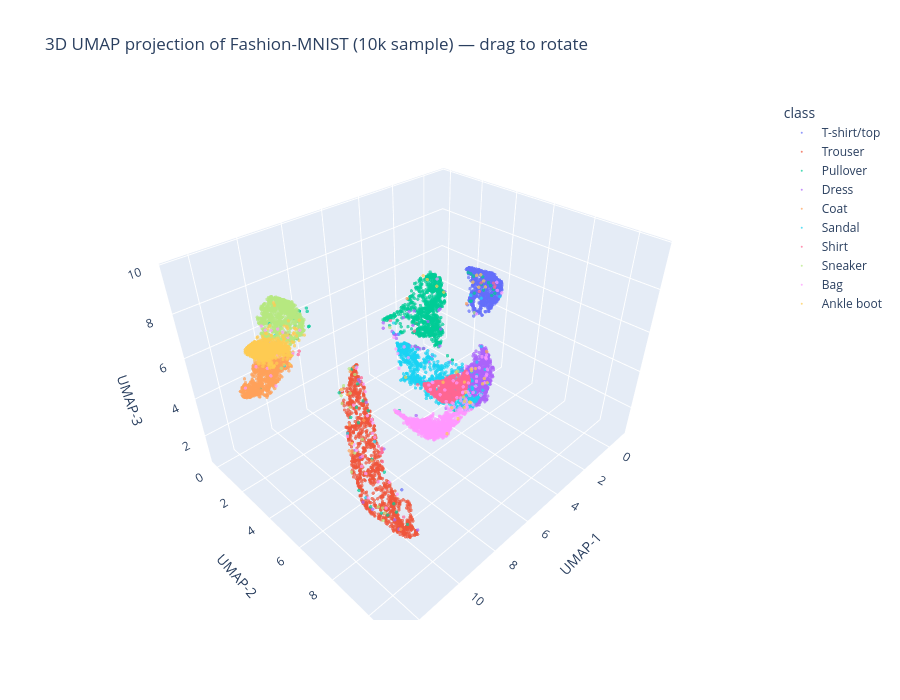

Notebook source saved alongside this figure:
### Markdown cell above
## 7. A 3D UMAP embedding of Fashion-MNIST

### Code cell
import plotly.express as px
import pandas as pd

reducer_3d = umap.UMAP(n_neighbors=15, min_dist=0.1, n_components=3, random_state=RANDOM_STATE)
embedding_fashion_3d = reducer_3d.fit_transform(X_fashion)

df_3d = pd.DataFrame(embedding_fashion_3d, columns=["UMAP-1", "UMAP-2", "UMAP-3"])
df_3d["class"] = [class_names[int(i)] for i in y_fashion]

fig = px.scatter_3d(
    df_3d, x="UMAP-1", y="UMAP-2", z="UMAP-3",
    color="class", category_orders={"class": class_names},
    opacity=0.7, height=700,
    title="3D UMAP projection of Fashion-MNIST (10k sample) — drag to rotate",
)
fig.update_traces(marker=dict(size=2))
fig.show()

### Figure 1 — Plotly figure (JSON) as saved in the notebook; plotly's stock layout.template omitted (floating-point values rounded to 4 significant figures; data arrays with more than 128 entries replaced by an {"elided": "..."} marker saying what was removed)
{"data": [{"hovertemplate": "class=T-shirt/top<br>UMAP-1=%{x}<br>UMAP-2=%{y}<br>UMAP-3=%{z}<extra></extra>", "legendgroup": "0", "marker": {"color": "#636efa", "opacity": 0.7, "size": 2, "symbol": "circle"}, "mode": "markers", "name": "T-shirt/top", "scene": "scene", "showlegend": true, "type": "scatter3d", "x": {"elided": "986 float values"}, "y": {"elided": "986 float values"}, "z": {"elided": "986 float values"}}, {"hovertemplate": "class=Trouser<br>UMAP-1=%{x}<br>UMAP-2=%{y}<br>UMAP-3=%{z}<extra></extra>", "legendgroup": "1", "marker": {"color": "#EF553B", "opacity": 0.7, "size": 2, "symbol": "circle"}, "mode": "markers", "name": "Trouser", "scene": "scene", "showlegend": true, "type": "scatter3d", "x": {"elided": "1125 float values"}, "y": {"elided": "1125 float values"}, "z": {"elided": "1125 float values"}}, {"hovertemplate": "class=Pullover<br>UMAP-1=%{x}<br>UMAP-2=%{y}<br>UMAP-3=%{z}<extra></extra>", "legendgroup": "2", "marker": {"color": "#00cc96", "opacity": 0.7, "size": 2, "symbol": "circle"}, "mode": "markers", "name": "Pullover", "scene": "scene", "showlegend": true, "type": "scatter3d", "x": {"elided": "999 float values"}, "y": {"elided": "999 float values"}, "z": {"elided": "999 float values"}}, {"hovertemplate": "class=Dress<br>UMAP-1=%{x}<br>UMAP-2=%{y}<br>UMAP-3=%{z}<extra></extra>", "legendgroup": "3", "marker": {"color": "#ab63fa", "opacity": 0.7, "size": 2, "symbol": "circle"}, "mode": "markers", "name": "Dress", "scene": "scene", "showlegend": true, "type": "scatter3d", "x": {"elided": "1020 float values"}, "y": {"elided": "1020 float values"}, "z": {"elided": "1020 float values"}}, {"hovertemplate": "class=Coat<br>UMAP-1=%{x}<br>UMAP-2=%{y}<br>UMAP-3=%{z}<extra></extra>", "legendgroup": "4", "marker": {"color": "#FFA15A", "opacity": 0.7, "size": 2, "symbol": "circle"}, "mode": "markers", "name": "Coat", "scene": "scene", "showlegend": true, "type": "scatter3d", "x": {"elided": "975 float values"}, "y": {"elided": "975 float values"}, "z": {"elided": "975 float values"}}, {"hovertemplate": "class=Sandal<br>UMAP-1=%{x}<br>UMAP-2=%{y}<br>UMAP-3=%{z}<extra></extra>", "legendgroup": "5", "marker": {"color": "#19d3f3", "opacity": 0.7, "size": 2, "symbol": "circle"}, "mode": "markers", "name": "Sandal", "scene": "scene", "showlegend": true, "type": "scatter3d", "x": {"elided": "902 float values"}, "y": {"elided": "902 float values"}, "z": {"elided": "902 float values"}}, {"hovertemplate": "class=Shirt<br>UMAP-1=%{x}<br>UMAP-2=%{y}<br>UMAP-3=%{z}<extra></extra>", "legendgroup": "6", "marker": {"color": "#FF6692", "opacity": 0.7, "size": 2, "symbol": "circle"}, "mode": "markers", "name": "Shirt", "scene": "scene", "showlegend": true, "type": "scatter3d", "x": {"elided": "982 float values"}, "y": {"elided": "982 float values"}, "z": {"elided": "982 float values"}}, {"hovertemplate": "class=Sneaker<br>UMAP-1=%{x}<br>UMAP-2=%{y}<br>UMAP-3=%{z}<extra></extra>", "legendgroup": "7", "marker": {"color": "#B6E880", "opacity": 0.7, "size": 2, "symbol": "circle"}, "mode": "markers", "name": "Sneaker", "scene": "scene", "showlegend": true, "type": "scatter3d", "x": {"elided": "1042 float values"}, "y": {"elided": "1042 float values"}, "z": {"elided": "1042 float values"}}, {"hovertemplate": "class=Bag<br>UMAP-1=%{x}<br>UMAP-2=%{y}<br>UMAP-3=%{z}<extra></extra>", "legendgroup": "8", "marker": {"color": "#FF97FF", "opacity": 0.7, "size": 2, "symbol": "circle"}, "mode": "markers", "name": "Bag", "scene": "scene", "showlegend": true, "type": "scatter3d", "x": {"elided": "975 float values"}, "y": {"elided": "975 float values"}, "z": {"elided": "975 float values"}}, {"hovertemplate": "class=Ankle boot<br>UMAP-1=%{x}<br>UMAP-2=%{y}<br>UMAP-3=%{z}<extra></extra>", "legendgroup": "9", "marker": {"color": "#FECB52", "opacity": 0.7, "size": 2, "symbol": "circle"}, "mode": "markers", "name": "Ankle boot", "scene": "scene", "showlegend": true, "type": "scatter3d", "x": {"elided": "994 float values"}, "y": {"elided": "994 float values"}, "z": {"elided": "994 float values"}}], "layout": {"height": 700, "legend": {"title": {"text": "class"}, "tracegroupgap": 0}, "scene": {"domain": {"x": [0, 1], "y": [0, 1]}, "xaxis": {"title": {"text": "UMAP-1"}}, "yaxis": {"title": {"text": "UMAP-2"}}, "zaxis": {"title": {"text": "UMAP-3"}}}, "title": {"text": "3D UMAP projection of Fashion-MNIST (10k sample) — drag to rotate"}}}
